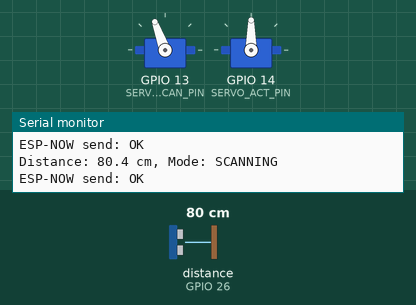
Recording of a sketch running on a simulated ESP32-C6. Shown: 2 × servo, the last lines printed to the serial monitor. Wiring (inferred from the names in the program): ultrasonic range finder: trigger GPIO 27; echo GPIO 26. Inputs (shaded band) come from the test bench; at power-on: distance to the obstacle (sensor on GPIO 26) 80 cm. The echo pulse lasts 58.3 µs per cm.

Above: at 1.2 s.
1.3 s: distance to the obstacle (sensor on GPIO 26) set to 22 cm
At 3.3 s:
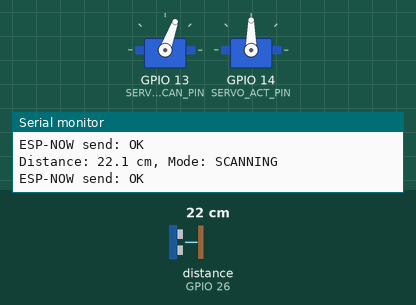
4.3 s: distance to the obstacle (sensor on GPIO 26) set to 18 cm
At 4.47 s:
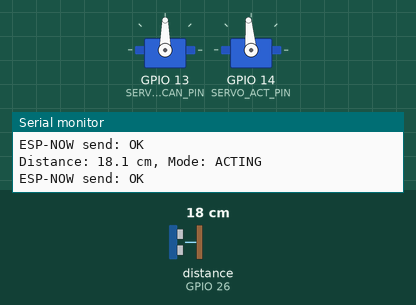
7.3 s: distance to the obstacle (sensor on GPIO 26) set to 27 cm
10.3 s: distance to the obstacle (sensor on GPIO 26) set to 32 cm
At 11.1 s:
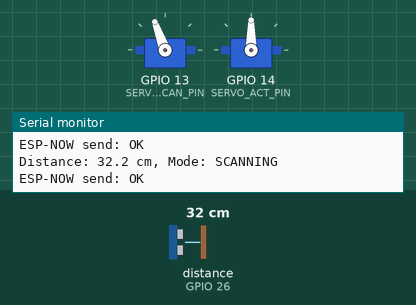
Timing chart, 0 to 12.8 s (numbered marks = the images above; inputs shaded):
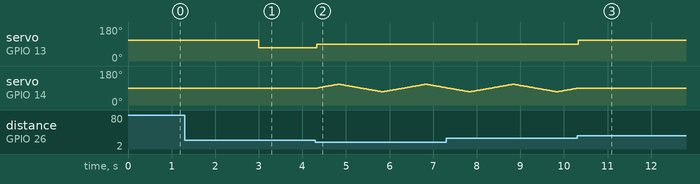

The sketch:

sender.ino
```cpp
#include <WiFi.h>
#include <esp_now.h>
#include <ESP32Servo.h>

// ---------------- Pins ----------------
const int SERVO_SCAN_PIN = 13; // continuous 360 servo (MG90D)
const int SERVO_ACT_PIN  = 14; // standard positional servo
const int TRIG_PIN = 27;
const int ECHO_PIN = 26;

// ---------------- Distances ----------------
// stop skanowania jeśli obiekt w odległości <= NEAR_CM
const float NEAR_CM = 20.0;   // zgodnie z Twoją prośbą: 20 cm
const float FAR_CM  = 30.0;   // wróć do skanowania gdy >= FAR_CM

// ---------------- Scan (continuous) servo speed config ----------------
// 0..180 mapping: 90 = stop, <90 = one direction, >90 = other direction
const int SCAN_STOP = 90;
const int SCAN_SPEED_FWD = 110; // drobna prędkość w jedną stronę
const int SCAN_SPEED_REV = 70;  // drobna prędkość w drugą stronę

// jak długo obracać w jednej stronie zanim zmieni kierunek (ms)
const unsigned long SCAN_DIR_DURATION_MS = 3000UL; // "few seconds" — dostosuj wg potrzeby

// ---------------- Acting servo (positional) ----------------
const int ACT_MIN = 70;
const int ACT_MAX = 110;
const unsigned long ACT_UPDATE_MS = 25;
int actAngle = 90;
int actStep = +1;

// ---------------- timing ----------------
const unsigned long SENSOR_PERIOD_MS = 80;
unsigned long tAct = 0, tSensor = 0;
unsigned long tScanDirToggle = 0;

// ---------------- modes ----------------
enum Mode { SCANNING, ACTING };
Mode mode = SCANNING;
Mode previousMode = SCANNING;

// ---------------- servos ----------------
Servo servoScan;
Servo servoAct;

// ---------------- ESP-NOW packet ----------------
typedef struct {
  float distance;
  uint8_t mode;
} DataPacket;
DataPacket packet;

// -------------  MAC of your ESP32-C6  -------------
uint8_t receiverAddress[] = {0x24, 0xEC, 0x4A, 0xCA, 0x60, 0x7C};

// ---- NEW callback signature for ESP-IDF 5.x ----
void OnSent(const wifi_tx_info_t *info, esp_now_send_status_t status) {
  Serial.print("ESP-NOW send: ");
  Serial.println(status == ESP_NOW_SEND_SUCCESS ? "OK" : "FAIL");
}

float readDistanceCm() {
  digitalWrite(TRIG_PIN, LOW);
  delayMicroseconds(2);
  digitalWrite(TRIG_PIN, HIGH);
  delayMicroseconds(10);
  digitalWrite(TRIG_PIN, LOW);
  unsigned long dur = pulseInLong(ECHO_PIN, HIGH, 30000UL);
  if (dur == 0) return 400.0;
  return dur / 58.0;
}

void setScanSpeedValue(int val) {
  // val: 0..180 mapping for continuous servo. 90 = stop.
  // Jeśli Twoja płytka/serwo lepiej reaguje na microseconds, zamień na writeMicroseconds().
  servoScan.write(constrain(val, 0, 180));
}

void setup() {
  Serial.begin(115200);
  WiFi.mode(WIFI_STA);

  if (esp_now_init() != ESP_OK) {
    Serial.println("ESP-NOW init failed!");
    while (true);
  }

  // register new-style send callback
  esp_now_register_send_cb(OnSent);

  esp_now_peer_info_t peer{};
  memcpy(peer.peer_addr, receiverAddress, 6);
  peer.channel = 0;
  peer.encrypt = false;
  esp_now_add_peer(&peer);

  pinMode(TRIG_PIN, OUTPUT);
  pinMode(ECHO_PIN, INPUT);

  servoScan.attach(SERVO_SCAN_PIN);
  servoAct.attach(SERVO_ACT_PIN);

  // start: skanowanie w kierunku FWD
  tScanDirToggle = millis();
  setScanSpeedValue(SCAN_SPEED_FWD);

  // neutralne pozycje
  actAngle = 90;
  servoAct.write(actAngle);

  Serial.println("HUZZAH32 ready – sending to ESP32-C6.");
}

void loop() {
  unsigned long now = millis();
  static float distCm = 200.0;

  // --- sensor update + mode switching ---
  if (now - tSensor >= SENSOR_PERIOD_MS) {
    tSensor = now;
    distCm = readDistanceCm();

    // histerezę zachowujemy: przejście do ACTING gdy <= NEAR_CM, powrót do SCANNING gdy >= FAR_CM
    if (mode == SCANNING && distCm <= NEAR_CM) {
      mode = ACTING;
    } else if (mode == ACTING && distCm >= FAR_CM) {
      mode = SCANNING;
    }

    packet.distance = distCm;
    packet.mode = (uint8_t)mode;
    esp_now_send(receiverAddress, (uint8_t*)&packet, sizeof(packet));

    Serial.print("Distance: ");
    Serial.print(distCm, 1);
    Serial.print(" cm, Mode: ");
    Serial.println(mode == SCANNING ? "SCANNING" : "ACTING");
  }

  // --- mode transition handling (do once on change) ---
  if (mode != previousMode) {
    if (mode == ACTING) {
      // stop skanowania natychmiast
      setScanSpeedValue(SCAN_STOP);
      // ustaw act servo do oscylacji (zachowaj aktualne actAngle)
      tAct = now;
    } else { // mode == SCANNING
      // zatrzymaj act servo w pozycji neutralnej
      actAngle = 90;
      servoAct.write(actAngle);

      // wznow skanowanie w aktualnym kierunku (rozpocznij od FWD)
      tScanDirToggle = now;
      setScanSpeedValue(SCAN_SPEED_FWD);
    }
    previousMode = mode;
  }

  // --- SCANNING behaviour (continuous rotation) ---
  if (mode == SCANNING) {
    // co SCAN_DIR_DURATION_MS zmieniamy kierunek obrotu
    if (now - tScanDirToggle >= SCAN_DIR_DURATION_MS) {
      tScanDirToggle = now;
      // odczytaj aktualną prędkość i przełącz na przeciwną
      // Prosty sposób: sprawdź czy obecna wartość jest bliżej FWD czy REV
      // Nie mamy bezpośredniego odczytu; zapisujemy logikę zamiany:
      static bool lastWasFwd = true;
      lastWasFwd = !lastWasFwd;
      if (lastWasFwd) setScanSpeedValue(SCAN_SPEED_FWD);
      else setScanSpeedValue(SCAN_SPEED_REV);
    }
    // nic więcej — servo obraca się ciągle na zadanej prędkości
  } else { // ACTING behaviour
    // servoAct oscyluje pomiędzy ACT_MIN i ACT_MAX
    if (now - tAct >= ACT_UPDATE_MS) {
      tAct = now;
      actAngle += actStep;
      if (actAngle >= ACT_MAX) { actAngle = ACT_MAX; actStep = -1; }
      if (actAngle <= ACT_MIN) { actAngle = ACT_MIN; actStep = +1; }
      servoAct.write(actAngle);
    }
  }
}
```

Measured:
- the behaviour switches between 20 and 19 cm on distance to the obstacle (sensor on GPIO 26) (found by bisection; images 1 and 2)
- the behaviour switches between 29 and 30 cm on distance to the obstacle (sensor on GPIO 26) (found by bisection; images 2 and 3)
- after the input at 10.3 s, servo on GPIO 13 (SERVO_SCAN_PIN): 90° → 110° at once; servo on GPIO 14 (SERVO_ACT_PIN): goes on until 10.3 s, then stays 90°
